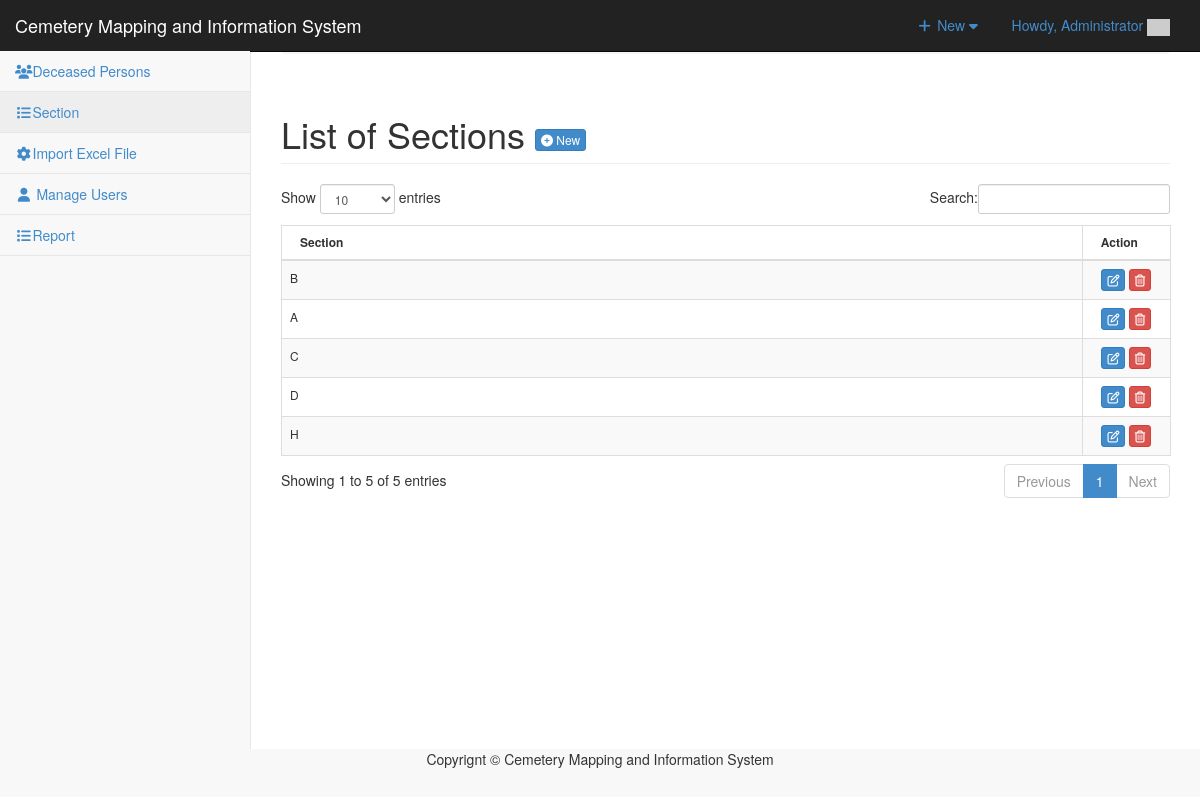
The app's page /admin/category/index.php (signed in) with its own data.
### tables this page shows
CREATE TABLE `tblcategory` (
  `CATEGID` int(11) NOT NULL,
  `CATEGORIES` varchar(255) NOT NULL,
  `USERID` int(11) NOT NULL
);

### admin/category/index.php (called while the page is built, shortened)
<?php
require_once ("../theme/templates.php");
?>

### include/database.php (called while the page is built, shortened)
<?php
class Database {
	var $sql_string = '';
	private $conn;
	public function open_connection() {
		$this->conn = mysqli_connect(server,user,pass);
		if(!$this->conn){
			echo "Problem in database connection! Contact administrator!";
			exit();
		}else{
			$db_select = mysqli_select_db($this->conn,database_name);
		}
	}
	function setQuery($sql='') {
		$this->sql_string=$sql;
	}
	function executeQuery() {
		$result = mysqli_query($this->conn,$this->sql_string);
		return $result;
	}
	private function confirm_query($result) {
		return $result;
	}
	function loadResultList( $key='' ) {
		$cur = $this->executeQuery();
		$array = array();
		while ($row = mysqli_fetch_object($cur)) {
			if ($key) {
				$array[$row->$key] = $row;
			} else {
				$array[] = $row;
			}
		}
		return $array;
	}
}
$mydb = new Database();
?>

### admin/category/list.php (the view, shortened to what this page needs)
<div class="row">
      	 <div class="col-lg-12">
           <h1 class="page-header">List of Sections  <a href="index.php?view=add" class="btn btn-primary btn-xs  ">  <i class="fa fa-plus-circle fw-fa"></i> New</a>  </h1>
      		</div>
  		 </div>
 		    <form action="controller.php?action=delete" Method="POST">
		     <div class="table-responsive">
			<table id="dash-table" class="table table-striped table-bordered table-hover"  style="font-size:12px" cellspacing="0">
			  <thead>
			  	<tr>
			  		<th>
			  		 Section</th>
			  		 <th width="10%" align="center">Action</th>
			  	</tr>
			  </thead>
			  <tbody>
			  	<?php
			  		$mydb->setQuery("SELECT * FROM `tblcategory`");
			  		$cur = $mydb->loadResultList();
					foreach ($cur as $result) {
			  		echo '<tr>';
			  			echo '<td>' . $result->CATEGORIES.'</td>';
			  		echo '<td align="center"><a title="Edit" href="index.php?view=edit&id='.$result->CATEGID.'" class="btn btn-primary btn-xs  ">  <span class="fa fa-edit fw-fa"></a>
			  		     <a title="Delete" href="controller.php?action=delete&id='.$result->CATEGID.'" class="btn btn-danger btn-xs  ">  <span class="fa  fa-trash-o fw-fa "></a></td>';
			  		echo '</tr>';
			  	}
			  	?>
			  </tbody>
			</table>
			</form>

### admin/css/sb-admin-2.css (style rules this page uses)
body { background-color: #f8f8f8; }

### records on screen
tblcategory: CATEGORIES "B"
tblcategory: CATEGORIES "A"
tblcategory: CATEGORIES "C"
tblcategory: CATEGORIES "D"
tblcategory: CATEGORIES "H"

### other values on screen
$_SESSION['U_NAME'] "Administrator"
